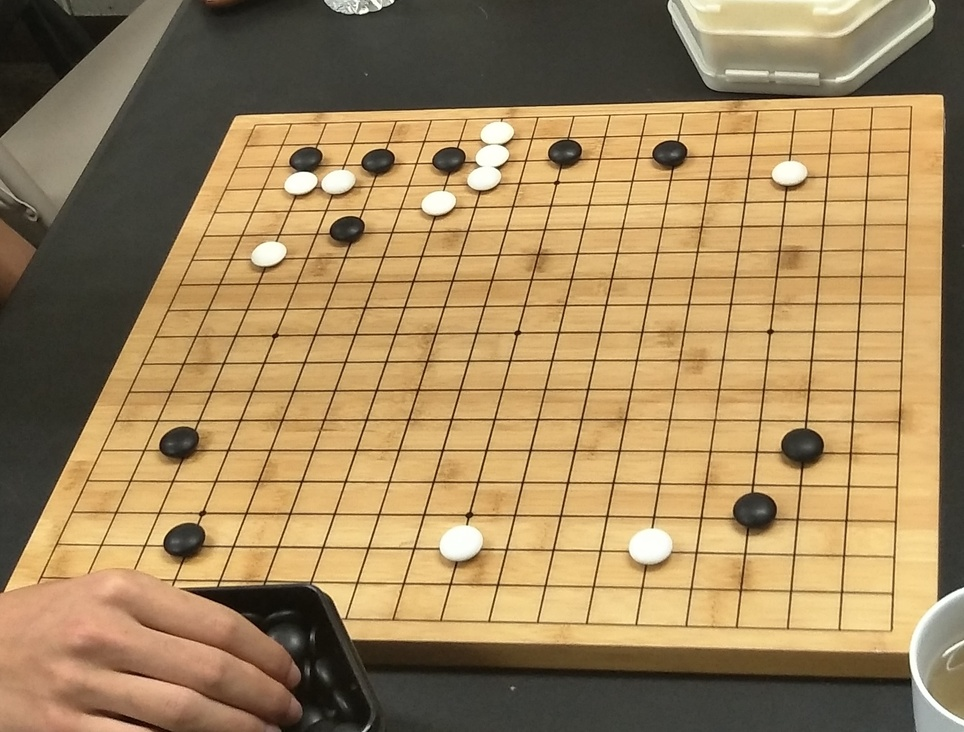
#> input picture data/raw/IMG20171015161921.jpg, 964 x 732 px, shrunk from 1670 x 1269 before the run
$ python cndb2.py
#> lines starting #> are read from the running program, lines starting #| are printed output that depends on the picture; after the words box and inside, x2 and y2 are one past the last pixel; in counts of white or black regions, pixels touching at a corner belong together
import cv2
import numpy as np

# 读取图像
#img = cv2.imread('../data/raw/cndb1.jpg')
#img = cv2.imread('../data/raw/OGS4.jpg')
#img = cv2.imread('../data/raw/bd317d54.webp')
img = cv2.imread('../data/raw/IMG20171015161921.jpg')
#> img is the input picture: shape (732, 964, 3); mean B, G, R 93, 134.7, 161.9
cv2.imshow('原图', img)

# 转换为灰度图像
gray = cv2.cvtColor(img, cv2.COLOR_BGR2GRAY)
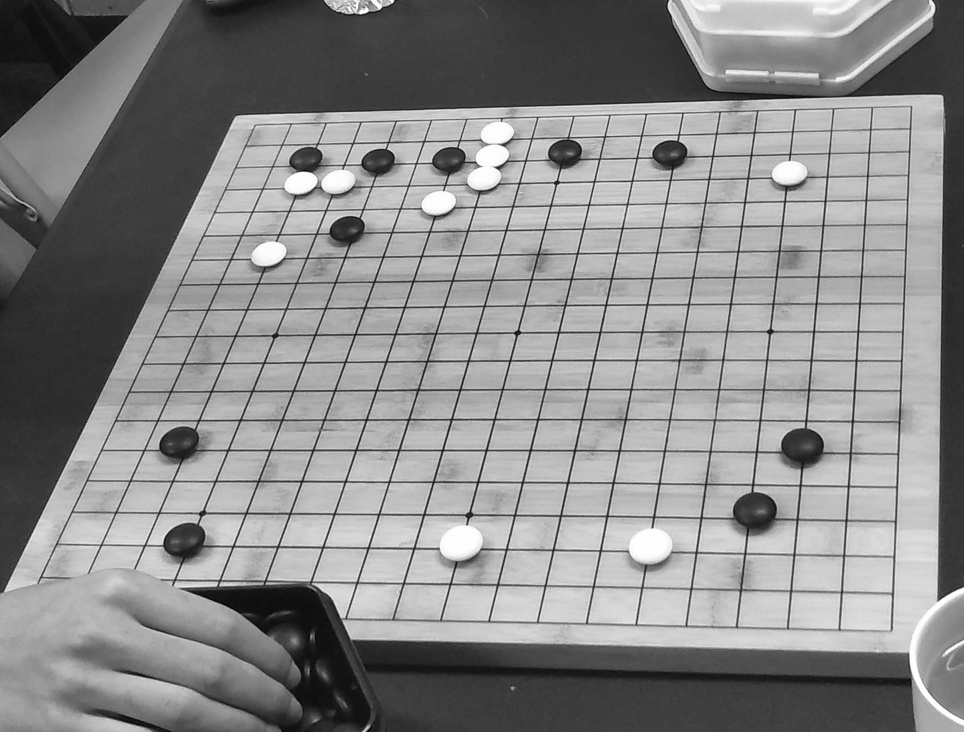
#> gray: shape (732, 964); min 1, max 255, mean 138.1

# 高斯模糊
blur = cv2.GaussianBlur(gray, (5, 5), 0)
# cv2.imshow('blur', blur)

# 边缘检测
edges = cv2.Canny(blur, 50, 150)
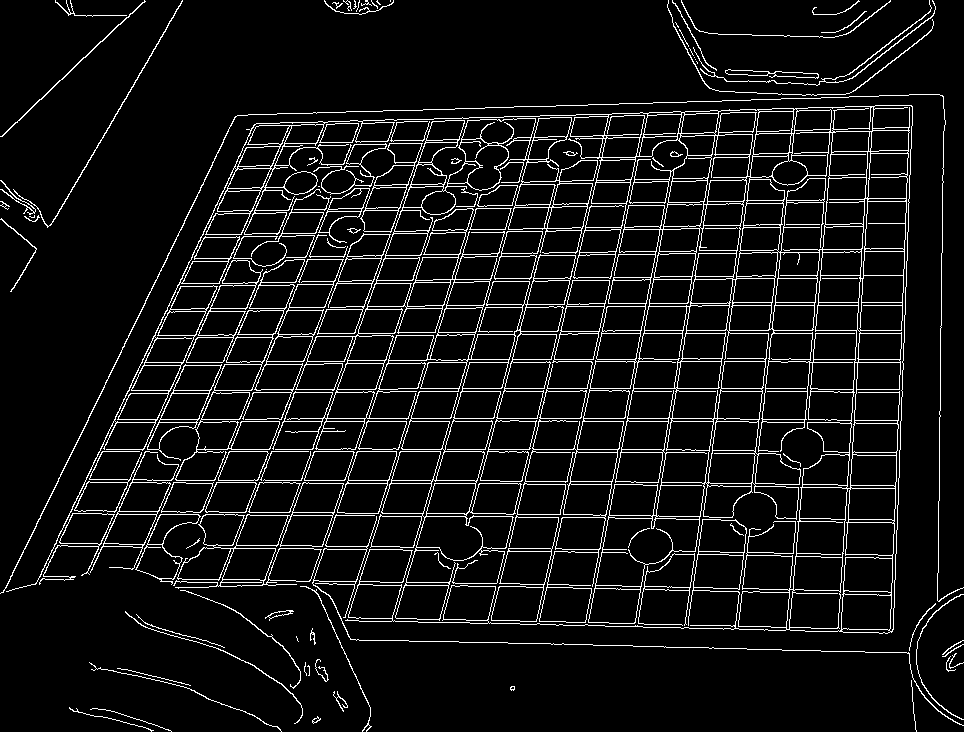
#> edges: shape (732, 964); 7.6% white in thin lines or dots
cv2.imshow('edges', edges)

# 轮廓提取
contours, hierarchy = cv2.findContours(edges, cv2.RETR_EXTERNAL, cv2.CHAIN_APPROX_SIMPLE)
#> contours = 104 contours, 53 with area under 20; largest, box (x1, y1, x2, y2) and area: (6, 105, 913, 634) 174369, (272, 117, 598, 621) 59598, (173, 482, 344, 589) 9088, (175, 259, 305, 481) 7350, (242, 259, 344, 420) 3674

# 找到最大的轮廓，即棋盘的轮廓
max_area = 0
max_contour = None
for contour in contours:
    area = cv2.contourArea(contour)
    if area > max_area:
        max_area = area
        max_contour = contour
#> this loop made 104 passes
#> (area, max_area) on passes 1, 10, 19, 20, 25, 28, 29, 31, 77, 78: (25.5, 25.5), (29.5, 29.5), (70.5, 70.5), (85.5, 85.5), (1323.5, 1323.5), (1450, 1450), (1786.5, 1786.5), (9088, 9088), (59598, 59598), (174369, 174369)
#> area on passes 22, 23, 24, 30, 32, 33: 64, 64.5, 52, 1286.5, 1218, 1206
#> after the loop, max_area = 174369; max_contour = contour of 4062 points, box (x1, y1, x2, y2) (6, 105, 913, 634), area 174369

# 找到最小外接矩形，即棋盘的四个角点
rect = cv2.minAreaRect(max_contour)
#> rect = ((459, 358.9), (528.6, 895), -88.68)
box = cv2.boxPoints(rect)
#> box = [[900.3, 633.5], [5.5, 612.8], [17.69, 84.39], [912.5, 105]]
box = np.intp(box)
#> box = [[900, 633], [5, 612], [17, 84], [912, 105]]

# 绘制轮廓和角点
cv2.drawContours(img, [box], 0, (0, 0, 255), 3)
#> img: shape (732, 964, 3); 2.01% of pixels changed, all inside (x1, y1, x2, y2) = (3, 82, 915, 636)
for point in box:
    cv2.circle(img, tuple(point), 5, (0, 255, 0), -1)
#> this loop made 4 passes
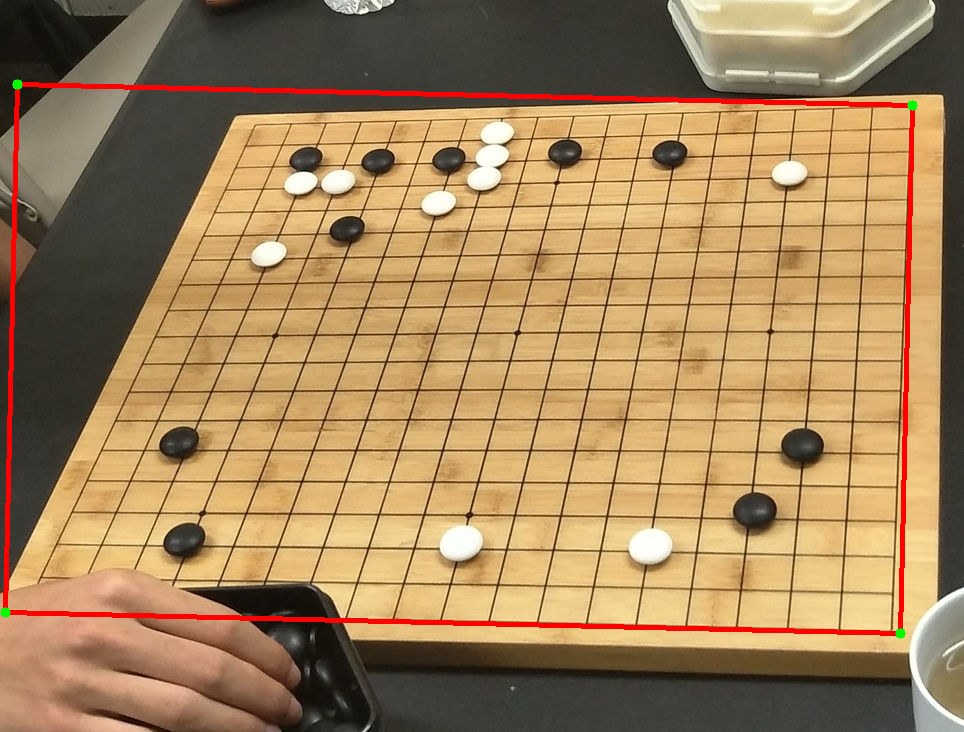
#> img: shape (732, 964, 3); mean B, G, R 91.3, 132.4, 164

width = int(rect[1][0])
#> width = 528
height = int(rect[1][1])
#> height = 895

warped = gray

# 圆检测，找到棋盘上的圆形，即棋子
circles = cv2.HoughCircles(warped, method=cv2.HOUGH_GRADIENT,
                           dp=1, minDist=25, param1=100, param2=19,
                           minRadius=10, maxRadius=20)
#> circles = 13 rows, first 8: [336.5, 180.5, 17.2], [378.5, 167.5, 19.4], [182.5, 544.5, 19.4], [564.5, 155.5, 17.2], [671.5, 155.5, 16], [267.5, 248.5, 17.2], [441.5, 203.5, 13.8], [805.5, 446.5, 18.3]
print('circles: ', circles)
#| circles:  [[[336.5 180.5  17.2]
#|   [378.5 167.5  19.4]
#|   [182.5 544.5  19.4]
#|   [564.5 155.5  17.2]
#|   [671.5 155.5  16. ]
#|   [267.5 248.5  17.2]
#|   [441.5 203.5  13.8]
#|   [805.5 446.5  18.3]
#|   [749.5 510.5  17.2]
#|   [175.5 446.5  17.1]
#|   [785.5 174.5  13.8]
#|   [445.5 159.5  11.4]
#> (further printed lines are left out)
circles = np.uint16(np.around(circles))
#> circles = 13 rows, first 8: [336, 180, 17], [378, 168, 19], [182, 544, 19], [564, 156, 17], [672, 156, 16], [268, 248, 17], [442, 204, 14], [806, 446, 18]

# 计算每个圆形所在的格子的位置
grid_size = width // 18 # 棋盘有19x19个格子
#> grid_size = 29
centers = [] # 存储圆心坐标和格子位置
for i in circles[0,:]:
    cx = i[0] # 圆心x坐标
    cy = i[1] # 圆心y坐标
    r = i[2]  # 圆半径
    # 计算棋子行号和列号，从0开始
    row = round(cy / grid_size) - 4
    col = round(cx / grid_size) - 4
    # 绘制圆形和圆心
    cv2.circle(img, (cx, cy), r, (0, 255, 0), 2)
    cv2.circle(img, (cx, cy), 2, (0, 255, 2), -1)
    # 添加到列表中
    centers.append((cx, cy, row, col))
#> this loop made 13 passes
#> (cx, cy, r, row, col) on passes 1 to 12: (336, 180, 17, 2, 8), (378, 168, 19, 2, 9), (182, 544, 19, 15, 2), (564, 156, 17, 1, 15), (672, 156, 16, 1, 19), (268, 248, 17, 5, 5), (442, 204, 14, 3, 11), (806, 446, 18, 11, 24), (750, 510, 17, 14, 22), (176, 446, 17, 11, 2), (786, 174, 14, 2, 23), (446, 160, 11, 2, 11)
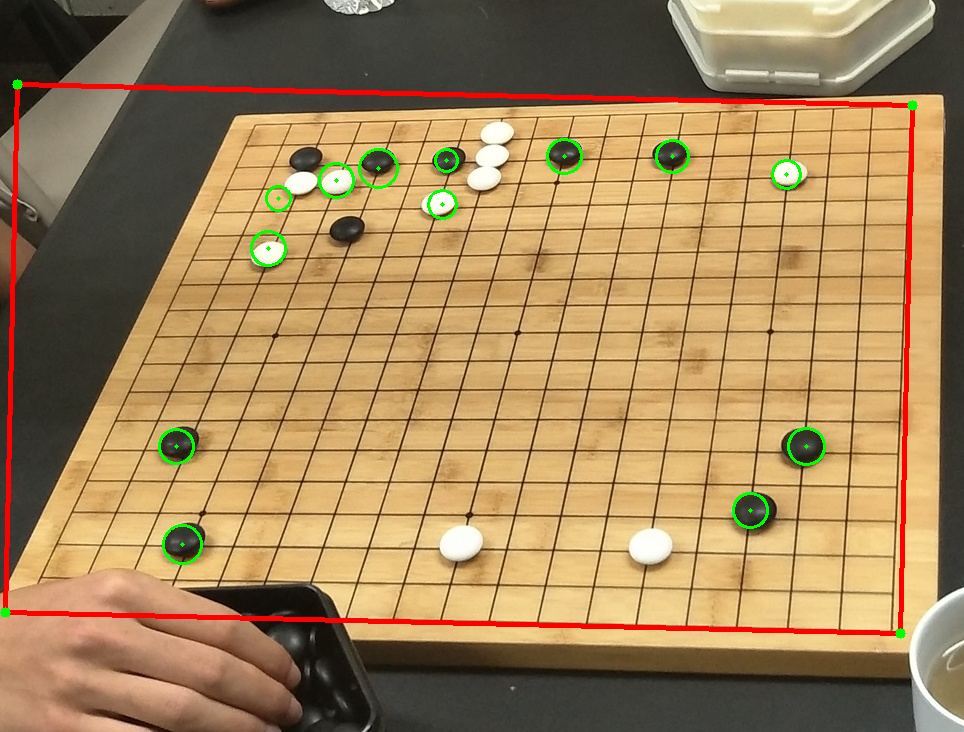
#> img: shape (732, 964, 3); 0.59% of pixels changed, all inside (x1, y1, x2, y2) = (158, 138, 826, 565)
#> after the loop, centers = [(336, 180, 2, 8), (378, 168, 2, 9), (182, 544, 15, 2), (564, 156, 1, 15), (672, 156, 1, 19), (268, 248, 5, 5), (442, 204, 3, 11), (806, 446, 11, 24), (750, 510, 14, 22), (176, 446, 11, 2), (786, 174, 2, 23), (446, 160, 2, 11), (278, 198, 3, 6)]

# 颜色空间转换，将图像转换为HSV空间
hsv = cv2.cvtColor(img, cv2.COLOR_BGR2HSV)
#> hsv: shape (732, 964, 3); mean H, S, V 20.9, 104, 164.9

# 阈值分割，根据黑子和白子的颜色范围分割设置阈值，得到两个二值图像
lower_black = np.array([0, 0, 10])
upper_black = np.array([180, 255, 90])
mask_black = cv2.inRange(hsv, lower_black, upper_black)
#> mask_black: shape (732, 964); 27.3% white; 1246 white regions (1170 under 20 px), largest, box (x1, y1, x2, y2) and area: (134, 0, 964, 600) 65150, (9, 90, 655, 579) 50752, (198, 621, 916, 732) 47026

lower_white = np.array([0, 0, 100])
upper_white = np.array([180, 30, 255])
mask_white = cv2.inRange(hsv, lower_white, upper_white)
#> mask_white: shape (732, 964); 1.8% white; 63 white regions (42 under 20 px), largest, box (x1, y1, x2, y2) and area: (910, 587, 964, 732) 4081, (470, 123, 511, 188) 1409, (667, 0, 716, 90) 1009

# 与运算，将二值图像和原始图像相与，得到黑子和白子的图像
res_black = cv2.bitwise_and(img, img, mask=mask_black)
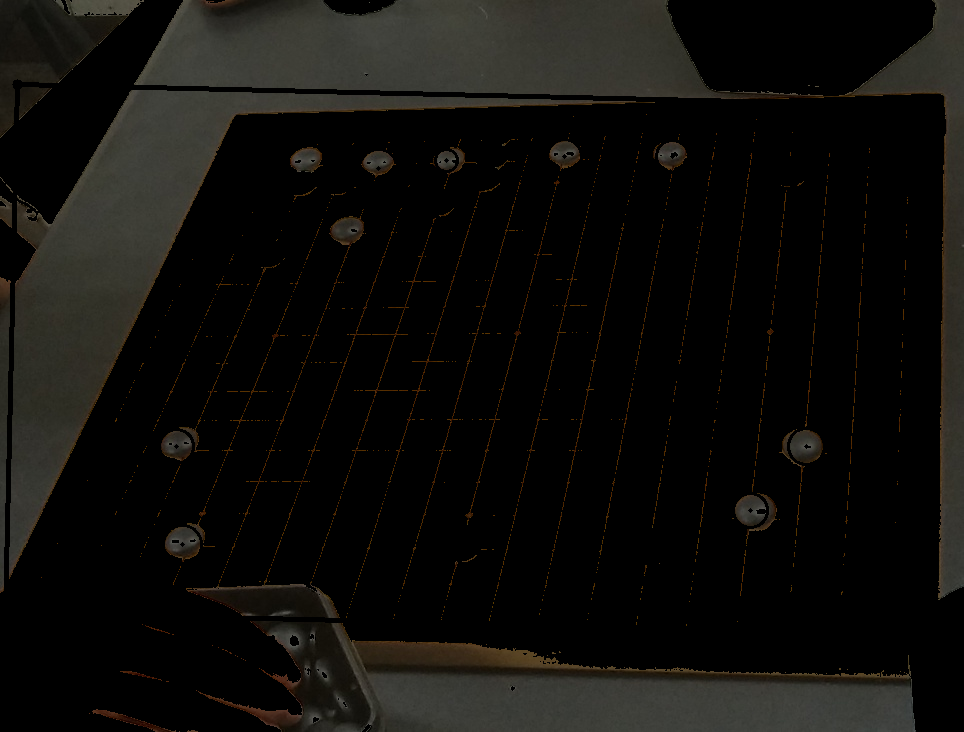
#> res_black: shape (732, 964, 3); mean B, G, R 11.7, 14.3, 15.2
res_white = cv2.bitwise_and(img, img, mask=mask_white)
res_black = cv2.cvtColor(res_black, cv2.COLOR_BGR2GRAY)
#> res_black: shape (732, 964)
res_white = cv2.cvtColor(res_white, cv2.COLOR_BGR2GRAY)
#> res_white: shape (732, 964)
# cv2.imshow('res_black', res_black)
# cv2.imshow('res_white', res_white)

# 统计每个圆形区域内的非零像素个数，判断是否有棋子，以及棋子的颜色
stones = [] # 存储棋子的颜色和位置
for center in centers:
    cx, cy, row, col = center
    # 在黑子图像上取一个圆形区域
    black_roi = res_black[cy-r:cy+r, cx-r:cx+r]
    # 计算非零像素个数
    nz_count_black = cv2.countNonZero(black_roi)
    # 如果大于阈值，则判断为黑子
    if nz_count_black > 50:
        color = 'black'
        stones.append((color, row, col))
        cv2.putText(img, '(' + str(row+1) + ',' + str(col+1) + ')', (cx, cy), cv2.FONT_HERSHEY_SIMPLEX, 0.5, (0, 0, 255), 1)
        continue

    # 在白子图像上取一个圆形区域
    white_roi = res_white[cy-r:cy+r, cx-r:cx+r]
    # 计算非零像素个数
    nz_count_white = cv2.countNonZero(white_roi)
    # 如果大于阈值，则判断为白子
    if nz_count_white > 50:
        color = 'white'
        stones.append((color, row, col))
        cv2.putText(img, '(' + str(row+1) + ',' + str(col+1) + ')', (cx, cy), cv2.FONT_HERSHEY_SIMPLEX, 0.5, (0, 0, 255), 1)
        continue
#> this loop made 13 passes
#> (cx, cy, row, col, nz_count_black, nz_count_white, color) on passes 1, 6, 7, 11: (336, 180, 2, 8, 0, 376, 'white'), (268, 248, 5, 5, 2, 342, 'white'), (442, 204, 3, 11, 20, 355, 'white'), (786, 174, 2, 23, 2, 327, 'white')
#> (cx, cy, row, col, nz_count_black, color) on passes 2, 3, 4, 5, 8, 9: (378, 168, 2, 9, 398, 'black'), (182, 544, 15, 2, 531, 'black'), (564, 156, 1, 15, 464, 'black'), (672, 156, 1, 19, 488, 'black'), (806, 446, 11, 24, 557, 'black'), (750, 510, 14, 22, 526, 'black')
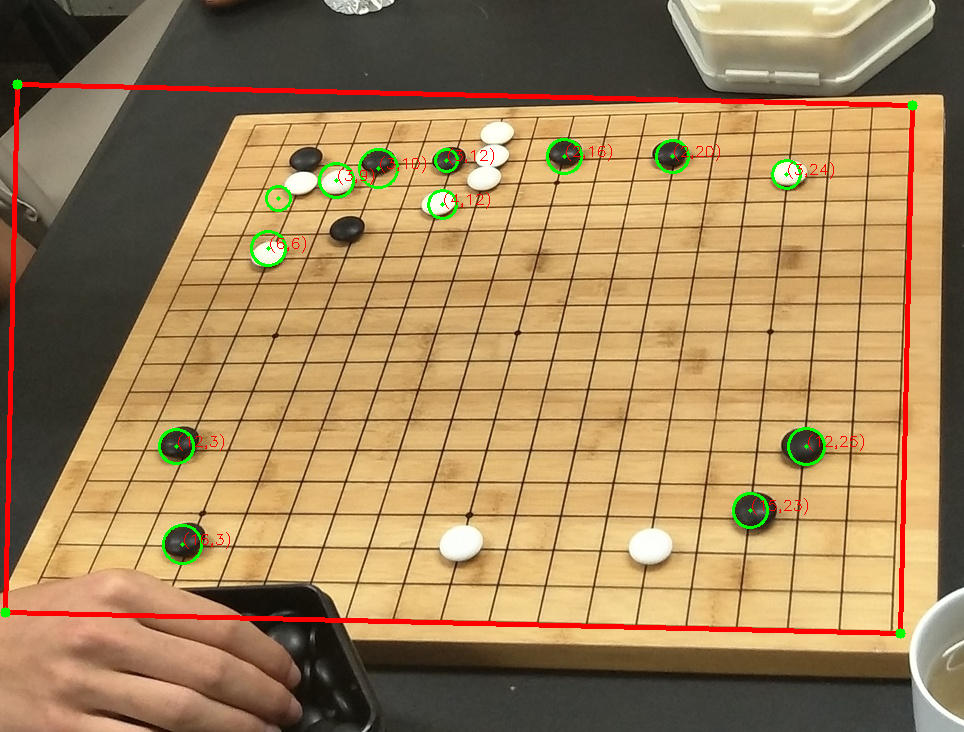
#> img: shape (732, 964, 3); 0.19% of pixels changed, all inside (x1, y1, x2, y2) = (178, 144, 864, 549)
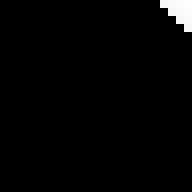
#> white_roi: shape (24, 24) (shown 8 times larger); min 0, max 253, mean 4.3
#> after the loop, stones = [('white', 2, 8), ('black', 2, 9), ('black', 15, 2), ('black', 1, 15), ('black', 1, 19), ('white', 5, 5), ('white', 3, 11), ('black', 11, 24), ('black', 14, 22), ('black', 11, 2), ('white', 2, 23), ('black', 2, 11)]

print('num:', len(stones))
#| num: 12

 # 输出棋子的颜色和位置信息
board = []
for i in range(19):
    b = []
    for j in range(19):
        b.append(0)
    board.append(b)

for stone in stones:

    color, row, col = stone
    print(f'There is a {color} stone at row {row+1} and column {col+1}.')
#> (the run stopped early here; a loop or call above may not have finished)
